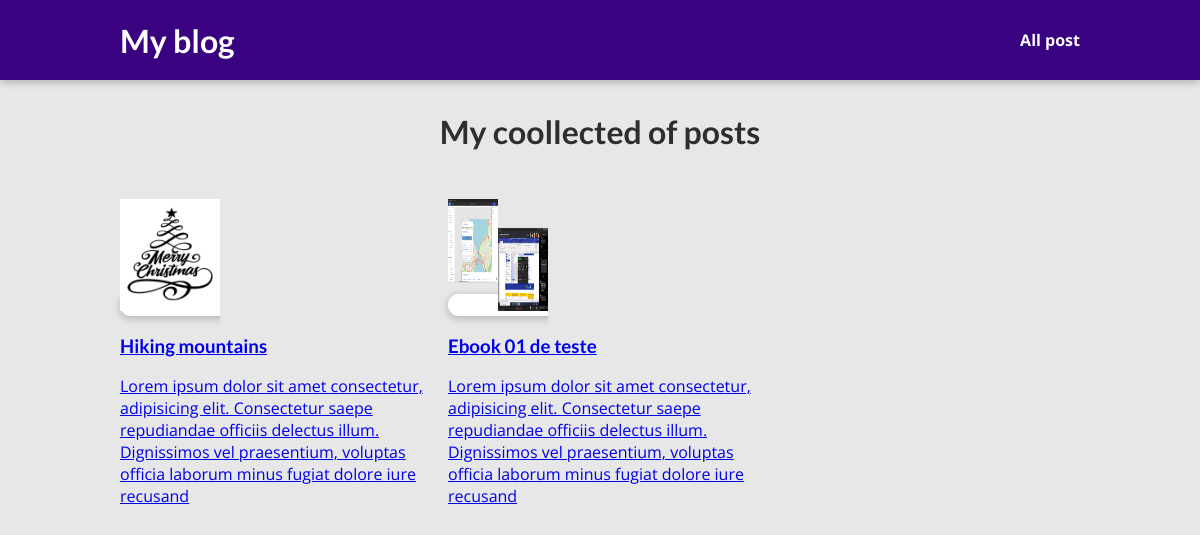
Page /blog/posts/ on the committed database.
### blog/models.py (models this page shows)
class Post(models.Model):
    title = models.CharField(max_length=100)
    excerpt = models.CharField(max_length=200)
    slug = models.SlugField(max_length=150,
                            null=False,
                            blank=True,
                            unique=True,
                            db_index=True)
    created_date = models.DateField(auto_now_add=True, blank=True)
    updated_date = models.DateField(auto_now=True, blank=True)
    image = models.ImageField(upload_to="posts", null=True)
    content = models.TextField(validators=[MinLengthValidator(10)])
    author = models.ForeignKey(Author,
                               on_delete=models.SET_NULL,
                               null=True,
                               related_name="posts")
    tags = models.ManyToManyField(Tag)

### blog/views.py (the view)
# urls.py: path('posts/', views.Posts, name='post-page'),
def Posts(request):
    all_posts = Post.objects.all()
    return render(request,
                  "blog/all-post.html",
                  context={'all_posts': all_posts})

### blog/templates/blog/all-post.html (shortened to what this page needs)
{% extends 'base.html' %}
{% load static %}
{% block cssfiles %}
<link rel="stylesheet" href="{% static 'blog/post.css' %}">
<link rel="stylesheet" href="{% static 'blog/index.css' %}">
{% endblock  %}
{% block content %}
<section id='all-posts'>
    <header>
        <h2>My coollected of posts</h2>
    </header>
    <ul>
        {% for post in all_posts %}
        {% include 'blog/includes/post.html' %}
        {% endfor %}
    </ul>
</section>
{% endblock  %}

### blog/templates/blog/includes/post.html
{% load static %}
{% block cssfiles %}
<link rel="stylesheet" href="{% static cssfiles 'blog/post-detail.css' %}">
{% endblock  %}
<li>
<article class="post">
    <a href="{% url 'post-detail-page' post.slug %}">
        <img src="{{ post.image.url }}" alt="{{ post.title }}" style="max-width:100px">
        <div class='post__content'>
            <h3>{{ post.title }}</h3>
            <p>{{ post.excerpt }}</p>
        </div>
    </a>
</article>
</li>

### static/app.css (style rules this page uses)
* { box-sizing: border-box; }
html { font-family: 'Open Sans', 'Lato', sans-serif; }
body { margin: 0; }
h1, h2, h3 { font-family: 'Lato', sans-serif; font-weight: bold; }

### blog/static/blog/post.css (style rules this page uses)
body { background-color: #e7e7e7; }
#all-posts { margin: 7rem auto; width: 90%; max-width: 60rem; }
#all-posts h2 { text-align: center; font-size: 2rem; color: #2e2e2e; margin: 3rem 0; }
ul { list-style: none; margin: 0; padding: 0; display: grid; grid-template-columns: repeat(auto-fill, minmax(17rem, 1fr)); gap: 1.5rem; }
.post img { width: 7rem; height: 7rem; }
.post a { height: 22rem; transform-origin: center; box-shadow: 0 2px 8px rgba(0, 0, 0, 0.25); border-radius: 12px; background-color: white; }

### rows in the picture
Post: image (picture), title "Hiking mountains", excerpt "Lorem ipsum dolor sit amet consectetur, adipisicing elit. Consectetur saepe repudiandae officiis delectus illum. Dignissimos vel praesentium, voluptas officia laborum minus fugiat dolore iure recusand"
Post: image (picture), title "Ebook 01 de teste", excerpt "Lorem ipsum dolor sit amet consectetur, adipisicing elit. Consectetur saepe repudiandae officiis delectus illum. Dignissimos vel praesentium, voluptas officia laborum minus fugiat dolore iure recusand"
